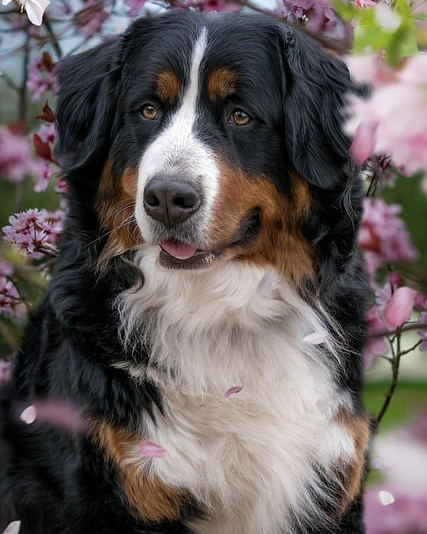
#> input picture inzynier/unizg_sem6/Web Software Development/lab1/images/dog/bernese.png, 427 x 534 px, given in place of 5.3.02.png, which was not available
$ jupyter execute --allow-errors lab4.ipynb   (shell and % lines are left out)   (older library calls are emulated)   (text cells are left out)
#> lines starting #> are read from the running program, lines starting #| are printed output that depends on the picture; after the words box and inside, x2 and y2 are one past the last pixel; in counts of white or black regions, pixels touching at a corner belong together; long printed decimals are rounded; pictures that were not available may be replaced by others from this repository, and a replacement may not be noted
[cell 1]
from google.colab import drive
drive.mount('/content/drive')

[cell 2]
# Import packages
import cv2
import skimage.io

# To display images in browser
from google.colab.patches import cv2_imshow

# Import some functions to the global namespace for convenience
from scipy.ndimage import *
from scipy.fft import *
from scipy.signal import *
from scipy.stats import *
from skimage.filters import *
from skimage.feature import *
from scipy.misc import *
from skimage.registration import *
import skimage.util

#from skimage.feature import greycomatrix, greycoprops
import numpy as np
import matplotlib.pyplot as plt
from matplotlib.image import *
from mpl_toolkits import mplot3d

[cell 3]
url = "http://sipi.usc.edu/database/preview/misc/5.3.02.png"
img = skimage.io.imread(url, plugin = 'pil')
#> img is the input picture: shape (534, 427, 4); mean R, G, B, A 101, 92.9, 91.5, 255

[cell 4]
url = "http://sipi.usc.edu/database/download.php?vol=misc&img=4.2.07"
#> (the rest of this cell did not finish here and is left out)

[cell 5]
img = cv2.imread('/content/drive/My Drive/Images/testpat1.tif', cv2.IMREAD_GRAYSCALE)
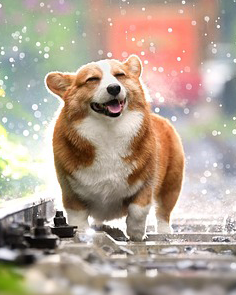
#> input picture inzynier/unizg_sem6/Web Software Development/lab1/images/dog/corgi.png, 236 x 295 px, given in place of testpat1.tif, which was not available
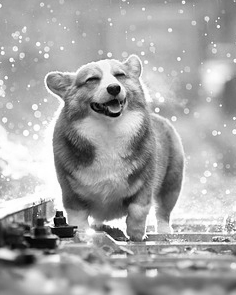
#> img: shape (295, 236); min 0, max 255, mean 165.9

hist, bin_edges = np.histogram(img.flatten(), bins = 256, range = (0, 256))     # calculate and show histogram
#> hist = 256 values, max 960 at index 254, min 8 at index 1, mean 272; bin_edges = 257 values from 0 to 256
plt.figure()
plt.title("First order histogram")
plt.xlim((0, 256))
plt.stem(bin_edges[:-1], hist)
plt.show()
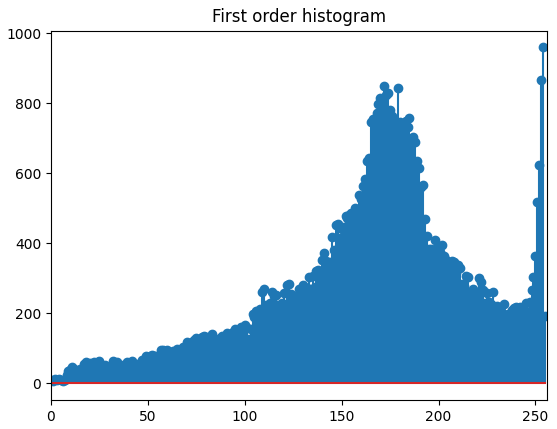
#> figure drawn by matplotlib, 1 panel; curve peaks at x = 254, y = 960

imgS1 = img > 130                                                               # if we interpret the histogram as bimodal, then we select 1 threshold
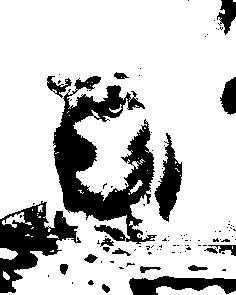
#> imgS1: shape (295, 236) bool; 78.6% white; 99 black regions (80 under 20 px), largest, box (x1, y1, x2, y2) and area: (53, 76, 157, 244) 7290, (0, 201, 81, 293) 3179, (129, 276, 236, 295) 1256
                                                                                # this results in a boolean array with 'true' representing '1' and 'false' representing '0'
plt.imshow(imgS1, cmap='gray')                                                  # meaning we got a binary image
plt.show()

[cell 6]
img = cv2.imread('/content/drive/My Drive/Images/blood1.tif', cv2.IMREAD_GRAYSCALE)

hist, bin_edges = np.histogram(img.flatten(), bins = 256, range = (0, 256))
plt.figure()
plt.title("First order histogram")
plt.xlim((0, 256))
plt.bar(bin_edges[:-1], hist)
plt.show()
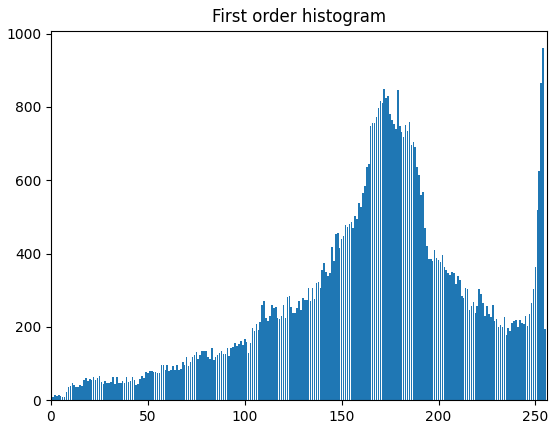
#> figure drawn by matplotlib, 1 panel; tallest bar 960 high, from x = 253.6 to 254.4

threshold = 100
imgT = img > threshold
#> imgT: shape (295, 236) bool; 88.5% white; 85 black regions (68 under 20 px), largest, box (x1, y1, x2, y2) and area: (56, 86, 144, 223) 3481, (0, 205, 58, 270) 1915, (156, 156, 179, 217) 610
plt.imshow(imgT, cmap='gray')
plt.show()

[cell 7]
imgT = img > (threshold + 50)
#> imgT: shape (295, 236) bool; 68.6% white; 142 black regions (120 under 20 px), largest, box (x1, y1, x2, y2) and area: (47, 73, 183, 256) 9644, (0, 201, 82, 295) 3784, (117, 259, 236, 295) 2281
plt.imshow(imgT, cmap='gray')
plt.show()

imgT = img > (threshold - 50)
#> imgT: shape (295, 236) bool; 96.7% white; 52 black regions (38 under 20 px), largest, box (x1, y1, x2, y2) and area: (0, 219, 56, 250) 806, (64, 137, 92, 163) 284, (0, 255, 34, 266) 223
plt.imshow(imgT, cmap='gray')
plt.show()

[cell 8]
img = cv2.imread('/content/drive/My Drive/Images/moon.tif', cv2.IMREAD_GRAYSCALE)

#the minimum algorithm takes a histogram of the image and smooths it repeatedly until there are only two peaks in the histogram and finds a minimum value between the two maxima
#> (the rest of this cell did not finish here and is left out)

[cell 9]
img = cv2.imread('/content/drive/My Drive/Images/moon.tif', cv2.IMREAD_GRAYSCALE)

#the multiotsu algorithm calculates several thresholds, determined by the number of desired classes
#> (the rest of this cell did not finish here and is left out)

[cell 10]
img = cv2.imread('/content/drive/My Drive/Images/blood1.tif', cv2.IMREAD_GRAYSCALE)

thr = threshold_mean(img)
#> thr = 165.9
print("Mean threshold: ", thr)
#| Mean threshold:  165.932
imgT = img > thr
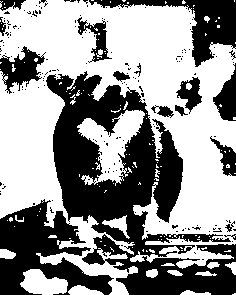
#> imgT: shape (295, 236) bool; 57% white; 176 black regions (159 under 20 px), largest, box (x1, y1, x2, y2) and area: (46, 71, 236, 295) 17629, (0, 199, 114, 295) 5356, (89, 0, 236, 67) 2749
plt.imshow(imgT, cmap='gray')
plt.show()

thr = threshold_minimum(img)
#> thr = 32
print("Minimum threshold: ", thr)
#| Minimum threshold:  32
imgT = img > thr
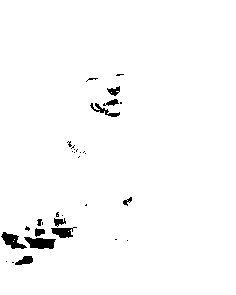
#> imgT: shape (295, 236) bool; 98.1% white; 33 black regions (22 under 20 px), largest, box (x1, y1, x2, y2) and area: (24, 237, 56, 249) 265, (1, 232, 27, 249) 214, (51, 227, 77, 238) 171
plt.imshow(imgT, cmap='gray')
plt.show()

thr = threshold_otsu(img)
#> thr = 147
print("Otsu threshold: ", thr)
#| Otsu threshold:  147
imgT = img > thr
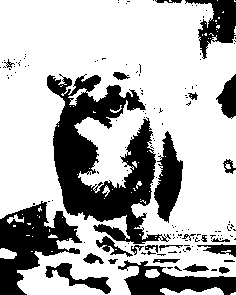
#> imgT: shape (295, 236) bool; 70.4% white; 145 black regions (119 under 20 px), largest, box (x1, y1, x2, y2) and area: (47, 74, 171, 244) 9140, (0, 201, 82, 295) 3708, (118, 260, 236, 295) 1936
plt.imshow(imgT, cmap='gray')
plt.show()

thr = threshold_multiotsu(img, classes=3)
#> thr = [125, 196]
print("Multiotsu threshold with 3 classes: ", thr)
#| Multiotsu threshold with 3 classes:  [125 196]
imgT = np.digitize(img, bins=thr)
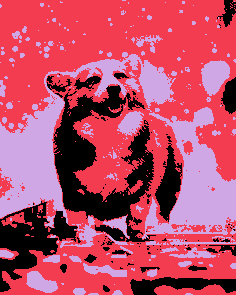
#> imgT: shape (295, 236) int64; 3 distinct labels, from 0 to 2; one colour per label, 0 black
plt.imshow(imgT, cmap='gray')
plt.show()

thr = threshold_multiotsu(img, classes=4)
#> thr = [94, 153, 204]
print("Multiotsu threshold with 4 classes: ", thr)
#| Multiotsu threshold with 4 classes:  [ 94 153 204]
imgT = np.digitize(img, bins=thr)
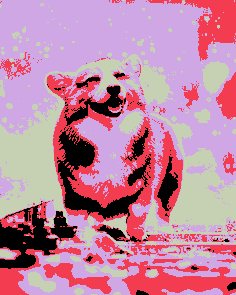
#> imgT: shape (295, 236) int64; 4 distinct labels, from 0 to 3; one colour per label, 0 black
plt.imshow(imgT, cmap='gray')
plt.show()
